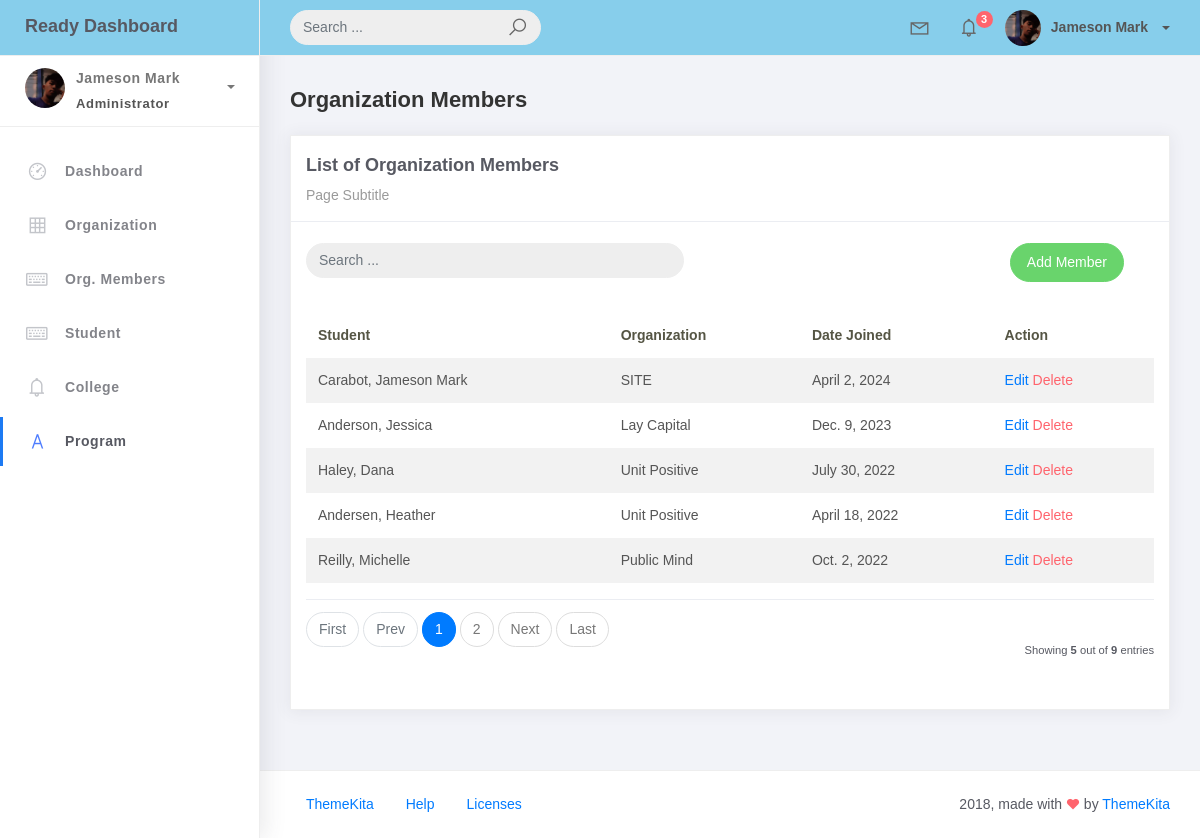
The page /orgMemberList/ on the database as committed earlier.
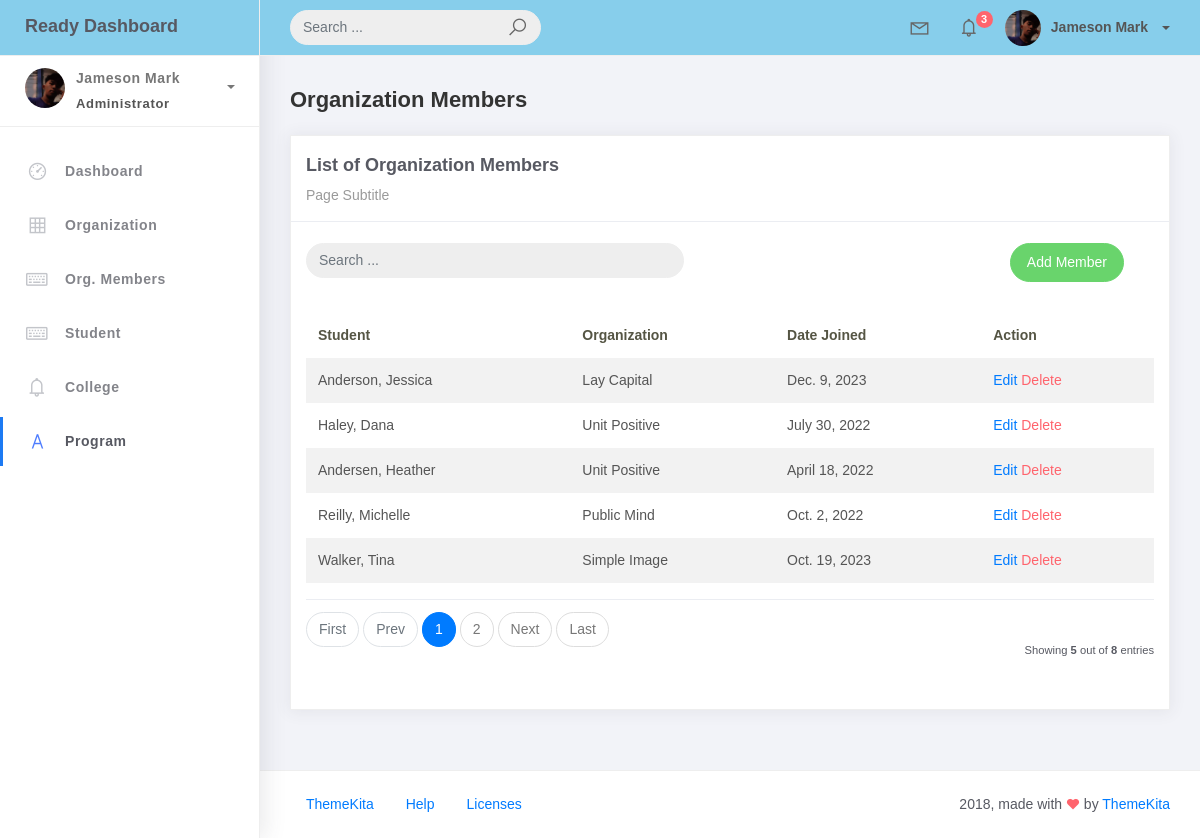
The same page on the database as committed later.
### studentorg/models.py (models this page shows, shortened)
class BaseModel(models.Model):
    created_at = models.DateTimeField(auto_now_add=True, db_index=True)
    updated_at = models.DateTimeField(auto_now=True)
    class Meta:
        abstract = True

class OrgMember(BaseModel):
    student = models.ForeignKey(Student, on_delete=models.CASCADE)
    organization = models.ForeignKey(Organization, on_delete=models.CASCADE)
    date_joined = models.DateField()

class Student(BaseModel):
    student_id = models.CharField(max_length=15)
    lastname = models.CharField(max_length=25)
    firstname = models.CharField(max_length=25)
    middlename = models.CharField(max_length=25, blank=True, null=True)
    program = models.ForeignKey(Program, on_delete=models.CASCADE)
    def __str__(self):
        return f"{self.lastname}, {self.firstname}"

class Organization(BaseModel):
    name = models.CharField(max_length=150)
    college = models.ForeignKey(
        College, null=True, blank=True, on_delete=models.CASCADE)
    description = models.CharField(max_length=500)
    def __str__(self):
        return self.name

### studentorg/views.py (the view, shortened to what this page needs)
# urls.py: path('orgMemberList/', OrgMemberList.as_view(), name='orgMember-list'),
class OrgMemberList(ListView):
    model = OrgMember
    context_object_name = 'orgMember'
    template_name = 'orgMember_list.html'
    paginate_by = 5
    def get_queryset(self):
        qs = super().get_queryset()
        query = self.request.GET.get('q')
        return qs

### templates/orgMember_list.html (shortened to what this page needs)
    {% extends 'base.html' %} {% load static %} {% block content %}
    <div class="content">
        <div class="container-fluid">
            <h4 class="page-title">Organization Members</h4>
            <div class="row">
                <div class="col-md-12">
                    <div class="card">
                        <div class="card-header">
                            <div class="card-title">List of Organization Members</div>
                            <div class="card-category">Page Subtitle</div>
                        </div>
                        <br />
                            <div class="col-md-12 row">
                                <div class="col-md-6">
                                    <form class="navbar-form nav-search mr-md-3" action="">
                                        <div class="input-group">
                                            <input type="text" placeholder="Search ..." class="form-control" name="q" />
                                            <div class="input-group-append">
                                                <span class="input-group-text">
                                                </span>
                                            </div>
                                        </div>
                                    </form>
                                </div>
                                <div class="col-md-6">
                                    <div class="pull-right">
                                        <a href="{% url 'orgMember-add' %}" class="btn btn-success btn-rounded">Add Member</a>
                                    </div>
                                </div>
                            </div>
                        <div class="card-body">
                            <table class="table table-striped mt-3">
                                <thead>
                                    <tr>
                                        <th scope="col">Student</th>
                                        <th scope="col">Organization</th>
                                        <th scope="col">Date Joined</th>
                                        <th scope="col">Action</th>
                                    </tr>
                                </thead>
                                <tbody>
                                    {% for org_member in object_list %}
                                        <tr>
                                            <td>{{ org_member.student }}</td>
                                            <td>{{ org_member.organization}}</td>
                                            <td>{{ org_member.date_joined }}</td>
                                            <td>
                                                <a href="{% url 'orgMember-update' pk=org_member.id %}">Edit</a>
                                                <a href="{% url 'orgMember-delete' pk=org_member.id %}" class="text-danger">Delete</a>
                                            </td>
                                        </tr>
                                    {% empty %}
                                        <tr>
                                            <td colspan="4" style="text-align: center">
                                                <p class="text-sm font-weight-bold mb-0">No Records Found</p>
                                            </td>
                                        </tr>
                                    {% endfor %}
                                </tbody>
                            </table>
                            {% include 'includes/pagination.html' %}
                        </div>
                    </div>
                </div>
            </div>
        </div>
    </div>
    {% endblock %}

### templates/base.html (shortened to what this page needs)
{% load static %}
<!DOCTYPE html>
<html>
<head>
    <link rel="stylesheet" href="{% static 'css/bootstrap.min.css' %}">
    <link rel="stylesheet" href="{% static 'css/ready.css' %}">
    <link rel="stylesheet" href="{% static 'css/demo.css' %}">
</head>
<body>
    <div class="wrapper">
        <div class="main-header">
            <div class="logo-header" style="color: #FF7F50; background-color: #87CEEB;">
                <a href="index.html" class="logo">
                    Ready Dashboard
                </a>
            </div>
            <nav class="navbar navbar-header navbar-expand-lg" style="color: #FF7F50; background-color: #87CEEB;">
                <div class="container-fluid">
                    <form class="navbar-left navbar-form nav-search mr-md-3" action="">
                        <div class="input-group">
                            <input type="text" placeholder="Search ..." class="form-control">
                            <div class="input-group-append">
                                <span class="input-group-text">
                                    <i class="la la-search search-icon"></i>
                                </span>
                            </div>
                        </div>
                    </form>
                    <ul class="navbar-nav topbar-nav ml-md-auto align-items-center">
                        <li class="nav-item dropdown hidden-caret">
                            <a class="nav-link dropdown-toggle" href="#" id="navbarDropdown" role="button" data-toggle="dropdown" aria-haspopup="true" aria-expanded="false">
                                <i class="la la-envelope"></i>
                            </a>
                        </li>
                        <li class="nav-item dropdown hidden-caret">
                            <a class="nav-link dropdown-toggle" href="#" id="navbarDropdown" role="button" data-toggle="dropdown" aria-haspopup="true" aria-expanded="false">
                                <i class="la la-bell"></i>
                                <span class="notification">3</span>
                            </a>
                        </li>
                        <li class="nav-item dropdown">
                            <a class="dropdown-toggle profile-pic" data-toggle="dropdown" href="#" aria-expanded="false"> <img src="{% static 'img/jm.jpg' %}" alt="user-img" width="36" class="img-circle"><span >Jameson Mark</span></span> </a>
                            </li>
                        </ul>
                    </div>
                </nav>
            </div>
            <div class="sidebar">
                <div class="scrollbar-inner sidebar-wrapper">
                    <div class="user">
                        <div class="photo">
                        </div>
                        <div class="info">
                            <a class="" data-toggle="collapse" href="#collapseExample" aria-expanded="true">
                                <span>
                                    Jameson Mark
                                    <span class="user-level">Administrator</span>
                                    <span class="caret"></span>
                                </span>
                            </a>
                        </div>
                    </div>
                    <ul class="nav">
                        <li class="nav-item">
                            <a href="{% url 'home' %}">
                                <i class="la la-dashboard"></i>
                                <p>Dashboard</p>
                            </a>
                        </li>
                        <li class="nav-item">
                            <a href="{% url 'organization-list' %}">
                                <i class="la la-table"></i>
                                <p>Organization</p>
                            </a>
                        </li>
                        <li class="nav-item">
                            <a href="{% url 'orgMember-list' %}">
                                <i class="la la-keyboard-o"></i>
                                <p>Org. Members</p>
                            </a>
                        <li class="nav-item">
                            <a href="{% url 'student-list' %}">
                                <i class="la la-keyboard-o"></i>
                                <p>Student</p>
                            </a>
                        </li>
                        <li class="nav-item">
                            <a href="{% url 'college-list' %}">
                                <i class="la la-bell"></i>
                                <p>College</p>
                            </a>
                        </li>
                        <li class="nav-item active">
                            <a href="{% url 'program-list' %}">
                                <i class="la la-font"></i>
                                <p>Program</p>
                            </a>
                        </li>
                    </ul>
                </div>
            </div>
            <div class="main-panel">
                {% block content %}
                {% endblock %}
                <footer class="footer">
                    <div class="container-fluid">
                        <nav class="pull-left">
                            <ul class="nav">
                                <li class="nav-item">
                                    <a class="nav-link" href="http://www.themekita.com">
                                        ThemeKita
                                    </a>
                                </li>
                                <li class="nav-item">
                                    <a class="nav-link" href="#">
                                        Help
                                    </a>
                                </li>
                                <li class="nav-item">
                                    <a class="nav-link" href="https://themewagon.com/license/#free-item">
                                        Licenses
                                    </a>
                                </li>
                            </ul>
                        </nav>
                        <div class="copyright ml-auto">
                            2018, made with <i class="la la-heart heart text-danger"></i> by <a href="http://www.themekita.com">ThemeKita</a>
                        </div>
                    </div>
                </footer>
            </div>
        </div>
</body>
</html>

### templates/includes/pagination.html (shortened to what this page needs)
{% if is_paginated %}
<div class="card-footer px-0 border-0 d-flex flex-column flex-lg-row align-items-center justify-content-between mt-3">
    <nav aria-label="Topics pagination" class="mb-4">
        <ul class="pagination">
            {% if page_obj.number > 1 %}
            <li class="page-item">
                <a class="page-link" href="?page=1">First</a>
            </li>
            {% else %}
            <li class="page-item disabled">
                <span class="page-link">First</span>
            </li>
            {% endif %}
            {% if page_obj.has_previous %}
            <li class="page-item">
                <a class="page-link" href="?page={{ page_obj.previous_page_number }}">Prev</a>
            </li>
            {% else %}
            <li class="page-item disabled">
                <span class="page-link">Prev</span>
            </li>
            {% endif %}
            {% for page_num in paginator.page_range %}
            {% if page_obj.number == page_num %}
            <li class="page-item active">
                <span class="page-link">
                    {{ page_num }}
                </span>
            </li>
            {% elif page_num > page_obj.number|add:'-3' and page_num < page_obj.number|add:'3' %}
            <li class="page-item">
                <a class="page-link" href="?page={{ page_num }}">{{ page_num }}</a>
            </li>
            {% endif %}
            {% endfor %}
            {% if page_obj.has_next %}
            <li class="page-item">
                <a class="page-link" href="?page={{ page_obj.next_page_number }}">Next</a>
            </li>
            {% else %}
            <li class="page-item disabled">
                <span class="page-link">Next</span>
            </li>
            {% endif %}
            {% if page_obj.number != paginator.num_pages %}
            <li class="page-item">
                <a class="page-link" href="?page={{ paginator.num_pages }}">Last</a>
            </li>
            {% else %}
            <li class="page-item disabled">
                <span class="page-link">Last</span>
            </li>
            {% endif %}
        </ul>
    </nav>
    <div class="fw-normal small mt-4 mt-lg-0">Showing <b>{{ object_list.count }}</b> out of <b>{{ paginator.count }}</b> entries</div>
</div>
{% endif %}

Rows that differ between the two databases and show on the page:
removed OrgMember: student "Carabot, Jameson Mark", organization "SITE", date_joined "April 2, 2024"
now on this page (row unchanged): OrgMember: student "Walker, Tina", organization "Simple Image", date_joined "Oct. 19, 2023"
Other text that changed with them:
{{ paginator.count }}: "9" → "8"
